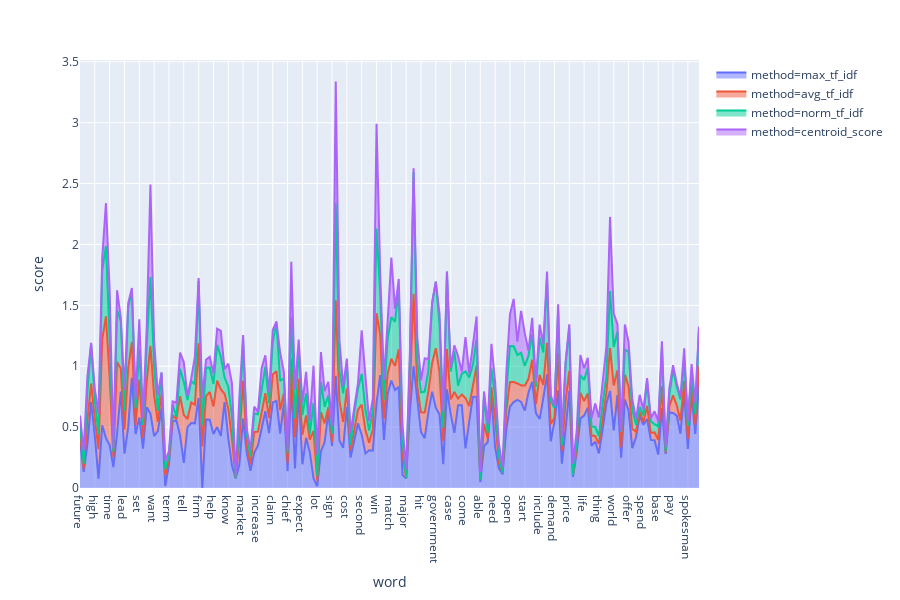

Source (notebook cell):
### Code cell
fig = px.area(df, x="word", y="score", color="method", line_group="method",)
fig.show()

### Figure 1 — Plotly figure (JSON) as saved in the notebook; plotly's stock layout.template omitted (floating-point values rounded to 4 significant figures; data arrays with more than 128 entries replaced by an {"elided": "..."} marker saying what was removed)
{"data": [{"hoverlabel": {"namelength": 0}, "hovertemplate": "method=max_tf_idf<br>word=%{x}<br>score=%{y}", "legendgroup": "method=max_tf_idf", "line": {"color": "#636efa"}, "mode": "lines", "name": "method=max_tf_idf", "orientation": "v", "showlegend": true, "stackgroup": "1", "type": "scatter", "x": {"elided": "168 str values"}, "xaxis": "x", "y": {"elided": "168 float values"}, "yaxis": "y"}, {"hoverlabel": {"namelength": 0}, "hovertemplate": "method=avg_tf_idf<br>word=%{x}<br>score=%{y}", "legendgroup": "method=avg_tf_idf", "line": {"color": "#EF553B"}, "mode": "lines", "name": "method=avg_tf_idf", "orientation": "v", "showlegend": true, "stackgroup": "1", "type": "scatter", "x": {"elided": "168 str values"}, "xaxis": "x", "y": {"elided": "168 float values"}, "yaxis": "y"}, {"hoverlabel": {"namelength": 0}, "hovertemplate": "method=norm_tf_idf<br>word=%{x}<br>score=%{y}", "legendgroup": "method=norm_tf_idf", "line": {"color": "#00cc96"}, "mode": "lines", "name": "method=norm_tf_idf", "orientation": "v", "showlegend": true, "stackgroup": "1", "type": "scatter", "x": {"elided": "168 str values"}, "xaxis": "x", "y": {"elided": "168 float values"}, "yaxis": "y"}, {"hoverlabel": {"namelength": 0}, "hovertemplate": "method=centroid_score<br>word=%{x}<br>score=%{y}", "legendgroup": "method=centroid_score", "line": {"color": "#ab63fa"}, "mode": "lines", "name": "method=centroid_score", "orientation": "v", "showlegend": true, "stackgroup": "1", "type": "scatter", "x": {"elided": "168 str values"}, "xaxis": "x", "y": {"elided": "168 float values"}, "yaxis": "y"}], "layout": {"height": 600, "legend": {"tracegroupgap": 0}, "margin": {"t": 60}, "xaxis": {"anchor": "y", "domain": [0, 1], "title": {"text": "word"}}, "yaxis": {"anchor": "x", "domain": [0, 1], "title": {"text": "score"}}}}
